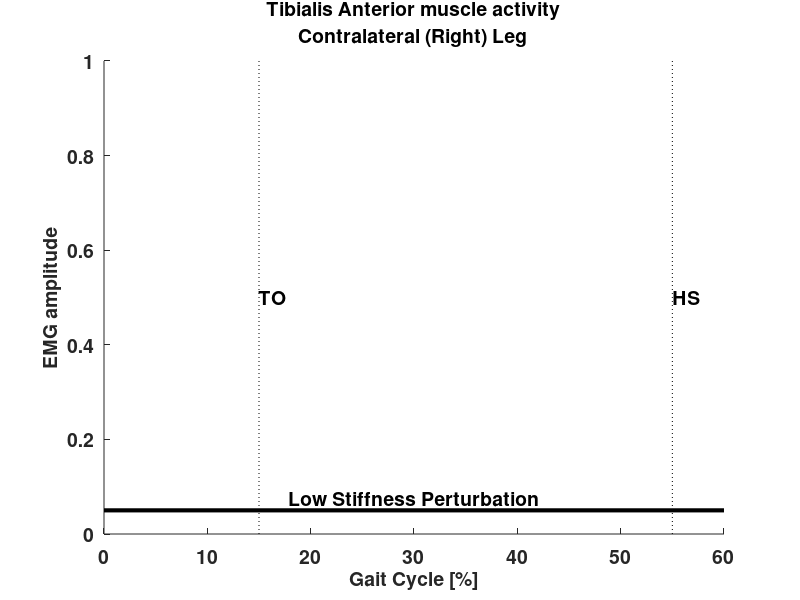

This figure's MATLAB source:
%%


HS = 'HS';
TO = 'TO';
toHere = 15;
hsHere = toHere+40;
pertTiming = [0 60];

limits = ylim; 
frac = .5;
fracPert = .05;
yPert = (limits(2)-limits(1))*fracPert;
yText = (limits(2)-limits(1))*frac;
xPertText = round( (pertTiming(2) - pertTiming(1)) / 2 );
yPertText = 1.5*yPert;

%% TA
figure(1); clf;
title({'Tibialis Anterior muscle activity';'Contralateral (Right) Leg'});
hold all;

if flag == 1
    plot(pgcEMG, taave{1},'r','LineWidth',2);
    plot(pgcEMG, taave{2},'g','LineWidth',2);
    plot(pgcEMG, taave{3},'b','LineWidth',2);
    plot(pgcEMG, taave{4},'c','LineWidth',2);
    legend('1e4 N/m','5e4 N/m','1e5 N/m','1e6 N/m');
elseif flag == 2
    h1 = shadedErrorBar(pgcEMG,taave{1},tastd{1},{'r','LineWidth',2},0);
    h2 = shadedErrorBar(pgcEMG,taave{2},tastd{2},{'g','LineWidth',2},0);
    h3 = shadedErrorBar(pgcEMG,taave{3},tastd{3},{'b','LineWidth',2},0);
    h4 = shadedErrorBar(pgcEMG,taave{4},tastd{4},{'c','LineWidth',2},0);
    legend( [h1.mainLine,h2.mainLine,h3.mainLine,h4.mainLine] ,...
        '1e4 N/m','5e4 N/m','1e5 N/m','1e6 N/m');
end

line([hsHere hsHere],ylim,'Color',[0 0 0],'LineStyle',':')
line([toHere toHere],ylim,'Color',[0 0 0],'LineStyle',':')
line(pertTiming,[yPert yPert],'Color',[0 0 0],'LineWidth',3)
text(xPertText,yPertText,'Low Stiffness Perturbation','HorizontalAlignment','center');
text(hsHere,yText,HS);
text(toHere,yText,TO);

xlabel('Gait Cycle [%]')
ylabel('EMG amplitude')

set(gca,'FontSize',14,'fontWeight','bold')
set(findall(gcf,'type','text'),'FontSize',14,'fontWeight','bold')

return
%% individual cycles
val = 1;
figure(2); clf;
hold all;
for i = 1:length(taAct{val})
    plot(taAct{val}{i});
end
title('TA inf stiffness')

%% Find outliers

each cycle with mean
corrcoef
rank
plot against mean
